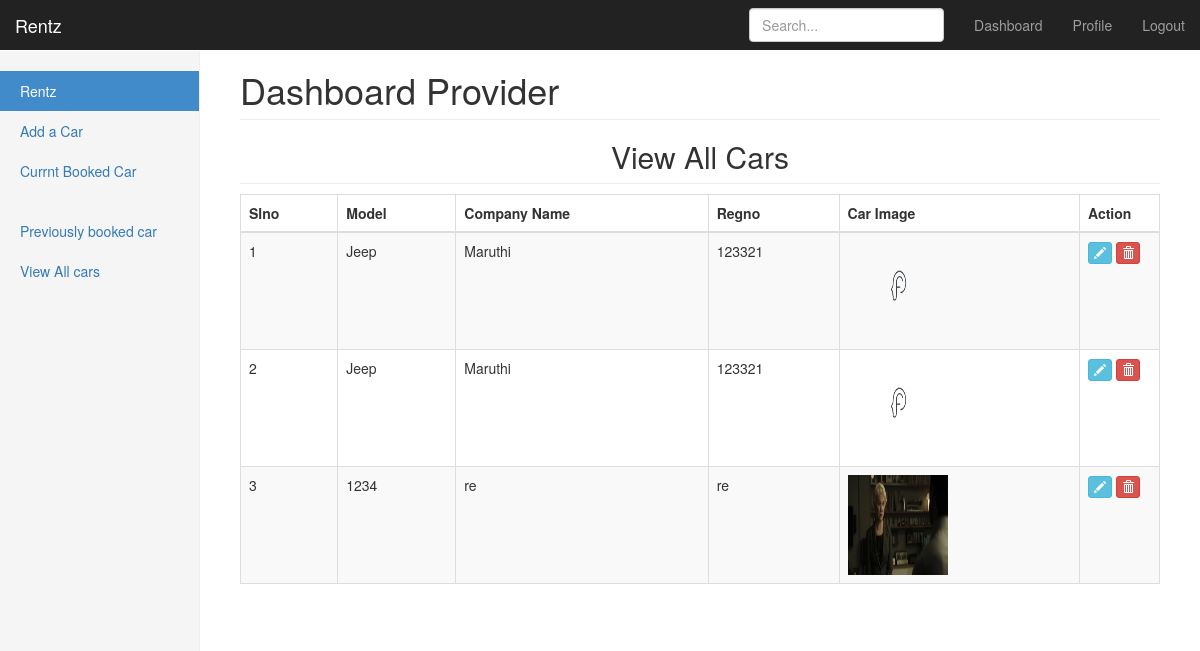
The app's page /customer/p.index.php?d=1 (signed in) with its own data.
### tables this page shows
CREATE TABLE IF NOT EXISTS `tbl_cars` (
  `id` int(11) NOT NULL AUTO_INCREMENT,
  `car_pro_id` varchar(250) NOT NULL,
  `car_company_name` varchar(256) NOT NULL,
  `car_rcbook` varchar(256) NOT NULL,
  `car_model` varchar(256) NOT NULL,
  `car_colour` varchar(100) NOT NULL,
  `car_model_year` varchar(100) NOT NULL,
  `car_seat_capacity` int(11) NOT NULL,
  `car_catagory` varchar(100) NOT NULL,
  `car_policy_expdate` varchar(100) NOT NULL,
  `car_image` varchar(256) NOT NULL,
  `car_ac` tinyint(1) NOT NULL,
  `car_at` tinyint(1) NOT NULL,
  `car_music` tinyint(1) NOT NULL,
  `car_regno` varchar(256) NOT NULL,
  `car_milage` int(11) NOT NULL,
  `car_sts` int(11) NOT NULL,
  `car_charge` int(11) NOT NULL,
  PRIMARY KEY (`id`),
  KEY `car_pro_id` (`car_pro_id`)
);

### customer/viewAll_cars.php (the view)
<?php
include('../config.php');
$UNM= $_SESSION['username'];
$a=0;
	$typ=array();
	$sql="SELECT * FROM `tbl_cars`  WHERE `car_pro_id` =$UNM ORDER BY `id` DESC";
	$result=mysqli_query($connection,$sql);
	while($row=mysqli_fetch_array($result))
	{
		$typ[$a]=array();
		$typ[$a]['id']=$row['id'];
		$typ[$a]['car_ac']=stripslashes($row['car_ac']);
		$typ[$a]['car_at']=stripslashes($row['car_at']);
		$typ[$a]['car_catagory']=stripslashes($row['car_catagory']);
		$typ[$a]['car_charge']=stripslashes($row['car_charge']);
		$typ[$a]['car_colour']=stripslashes($row['car_colour']);
		$typ[$a]['car_company_name']=stripslashes($row['car_company_name']);
		$typ[$a]['car_image']=stripslashes($row['car_image']);
		$typ[$a]['car_milage']=stripslashes($row['car_milage']);
		$typ[$a]['car_model']=stripslashes($row['car_model']);
		$typ[$a]['car_model_year']=stripslashes($row['car_model_year']);
		$typ[$a]['car_music']=stripslashes($row['car_music']);
		$typ[$a]['car_policy_expdate']=stripslashes($row['car_policy_expdate']);
		$typ[$a]['car_pro_id']=stripslashes($row['car_pro_id']);
		$typ[$a]['car_rcbook']=stripslashes($row['car_rcbook']);
		$typ[$a]['car_regno']=stripslashes($row['car_regno']);
		$typ[$a]['car_seat_capacity']=stripslashes($row['car_seat_capacity']);
		$typ[$a]['car_sts']=stripslashes($row['car_sts']);
	$a++;}
$pCnt=count($typ);
$pgs=$typ;
?>
<table id="example1" class="table table-bordered table-striped">
    <thead>
      <tr>
        <th>Slno</th>
        <th>Model</th>
        <th>Company Name</th>
        <th>Regno</th>
        <th>Car Image</th>
        <th>Action</th>
      </tr>
    </thead>
    <tbody>
   <?php  for($a=0;$a<$pCnt;$a++){?>
      <tr>
      	<td class="center"><?php echo $a+1; ?></td>
        <td><?php echo $pgs[$a]['car_model']; ?></td>
        <td><?php echo $pgs[$a]['car_company_name']; ?></td>
         <td><?php echo $pgs[$a]['car_regno']; ?></td>
        <td class="center"> <img src="../<?php echo $pgs[$a]['car_image']; ?>" width="100" height="100" alt="Loading...."></td>
        <td class="center" style="width:80px;">
        <a class="btn btn-info btn-xs" href="p.index.php?d=3&id=<?php echo $pgs[$a]['id']; ?>"><i class="glyphicon glyphicon-pencil"></i></a>
        <a class="btn btn-danger btn-xs" href="delete_car.php?id=<?php echo $pgs[$a]['id']; ?>"><i class="glyphicon glyphicon-trash"></i></a>
		</td>
      </tr>
      <?php }?>
	</tbody>
</table>

### customer/dashboard.css (style rules this page uses)
body { padding-top: 50px; }

### records on screen
tbl_cars: car_model "Jeep", car_company_name "Maruthi", car_regno "123321", car_image (picture)
tbl_cars: car_model "Jeep", car_company_name "Maruthi", car_regno "123321", car_image (picture)
tbl_cars: car_model "1234", car_company_name "re", car_regno "re", car_image (picture)
